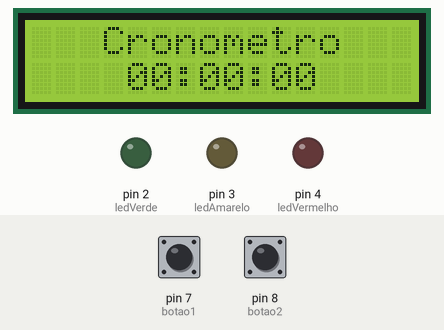
Recording of a sketch running on a simulated Arduino Uno, built with avr-gcc and run on an emulated ATmega328P. Parts: 16×2 character LCD, output pins drawn as LEDs (lit = HIGH). Inputs (shaded band) come from the test bench; at power-on: pin 7 (botao1) LOW, pin 8 (botao2) LOW.

Above: at 1.2 s.
1.3 s: pin 7 (botao1) pulsed HIGH 5 times (0.12 s each, 0.3 s apart)
At 2.78 s:
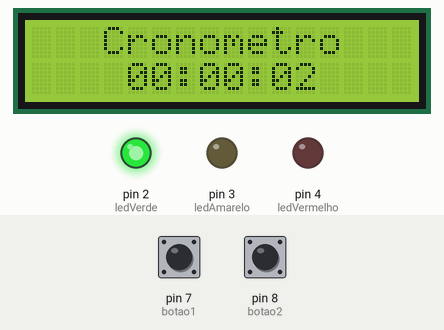
4.5 s: pin 8 (botao2) pulled HIGH for 0.15 s
At 5.4 s:
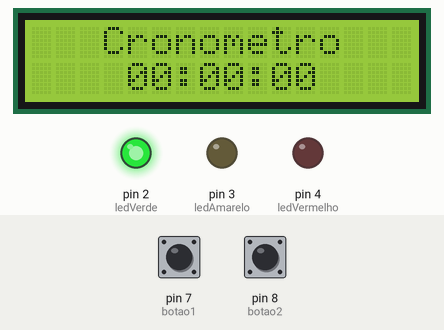
6.1 s: pin 7 (botao1) pulled HIGH for 3.2 s
At 9.57 s:
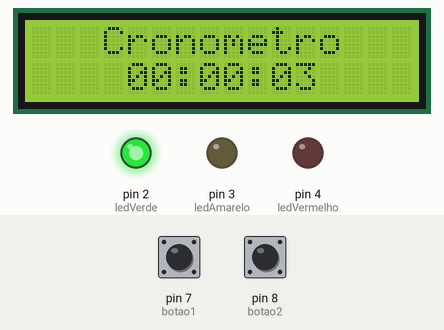
12.3 s: pin 7 (botao1) pulled HIGH for 0.15 s
13.9 s: pin 7 (botao1) pulled HIGH for 1 s
At 15.06 s:
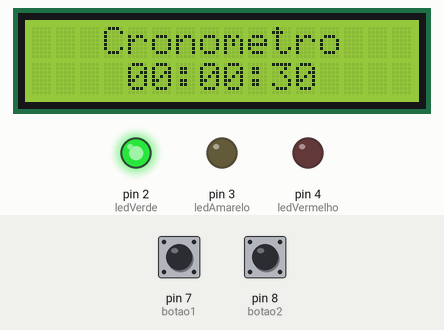
17.9 s: pin 8 (botao2) pulled HIGH for 1 s
At 19.1 s:
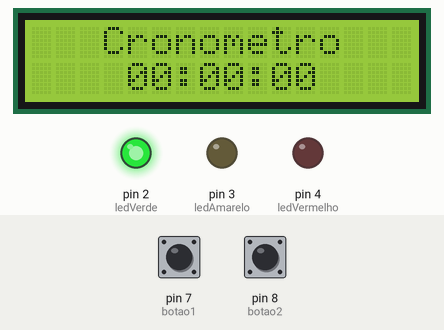
Timing chart, 0 to 20.9 s (numbered marks = the images above; inputs shaded):
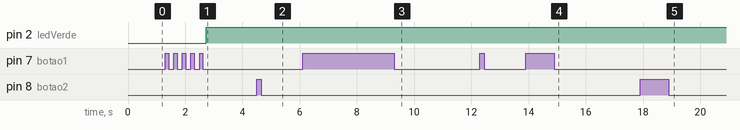

Measured:
- after the input at 1.3 s, pin 2 (ledVerde): LOW → HIGH after 1.4 s; the display: first changes after 1.3 s (image 1 shows a later state)
- after the input at 6.1 s, the display: first changes after 3.2 s (image 3 shows a later state)
- after the input at 12.3 s, every drawn part: stays the same
- after the input at 13.9 s, the display: first changes after 1.0 s (image 4 shows a later state)
- after the input at 17.9 s, pin 2 (ledVerde): stays HIGH (without the input it goes to LOW after 0.47 s); pin 3 (ledAmarelo): stays LOW (without the input it goes to HIGH after 0.47 s)

The sketch:

cronometro-lcd.ino
```cpp
// Cronômetro exibido em LCD controlado por botões e LEDs que indicam a passagem do tempo.
// A Linha 1 exibe o título "Cronometro", enquanto a Linha 2 mostra o tempo atual do cronômetro em horas, minutos e segundos.
// O código também controla os LEDs de acordo com a duração:
// O LED verde acende para menos de 1 minuto, o LED amarelo acende entre 1 e 2 minutos, e o LED vermelho acende após 2 minutos.

#include "LiquidCrystal_I2C.h"

#define endereco 0x27
#define colunas 16
#define linhas 2

int ledVerde = 2;
int ledAmarelo = 3;
int ledVermelho = 4;
int botao1 = 7;
int botao2 = 8;

LiquidCrystal_I2C lcd(endereco, colunas, linhas);

int segundos = 0;
int minutos = 0;
int horas = 0;

void setup() {
  lcd.init();

  pinMode(ledVerde, OUTPUT);
  pinMode(ledVermelho, OUTPUT);
  pinMode(ledAmarelo, OUTPUT);
  pinMode(botao1, INPUT);
  pinMode(botao2, INPUT);

  lcd.setCursor(3, 0);
  lcd.print("Cronometro");
  lcd.setCursor(4, 1);
  lcd.print("00");
  lcd.setCursor(6, 1);
  lcd.print(":");
  lcd.setCursor(7, 1);
  lcd.print("00");
  lcd.setCursor(9, 1);
  lcd.print(":");
  lcd.setCursor(10, 1);
  lcd.print("00");
  lcd.backlight();
}

bool ativo = false;
void loop() {
  if (digitalRead(botao1)) {
    ativo = true;
  }

  if (digitalRead(botao1) && ativo) {
    ativo = false;
  }

  if (digitalRead(botao2)) {
    ativo = false;
    segundos = 0;
    minutos = 0;
    horas = 0;
    lcd.setCursor(3, 0);
    lcd.print("Cronometro");
    lcd.setCursor(4, 1);
    lcd.print("00");
    lcd.setCursor(6, 1);
    lcd.print(":");
    lcd.setCursor(7, 1);
    lcd.print("00");
    lcd.setCursor(9, 1);
    lcd.print(":");
    lcd.setCursor(10, 1);
    lcd.print("00");
    lcd.backlight();
  }

  if (ativo) {
    cronometro();
    led();
  }
}

void cronometro() {
  segundos++;
  atualizaSec();
  layout();
  delay(100);
}

void led() {
  if (minutos < 1) {
    digitalWrite(ledVerde, HIGH);
  } else if (minutos < 2) {
    digitalWrite(ledAmarelo, HIGH);
    digitalWrite(ledVerde, LOW);
  } else {
    digitalWrite(ledVermelho, HIGH);
    digitalWrite(ledAmarelo, LOW);
  }
}

void layout() {
  if (segundos < 10) {
    lcd.setCursor(10, 1);
    lcd.print("0");
    lcd.print(segundos);
  } else {
    lcd.setCursor(10, 1);
    lcd.print(segundos);
  }
  if (minutos < 10) {
    lcd.setCursor(7, 1);
    lcd.print("0");
    lcd.print(minutos);
  } else {
    lcd.setCursor(7, 1);
    lcd.print(minutos);
  }
  if (horas < 10) {
    lcd.setCursor(4, 1);
    lcd.print("0");
    lcd.print(horas);
  } else {
    lcd.setCursor(4, 1);
    lcd.print(horas);
  }
}

void atualizaSec() {
  if (segundos == 60) {
    segundos = 0;
    minutos++;
  }
  if (minutos == 60) {
    minutos = 0;
    horas++;
  }
  if (horas == 24) {
    segundos = 0;
    minutos = 0;
    horas = 0;
  }
}
```
